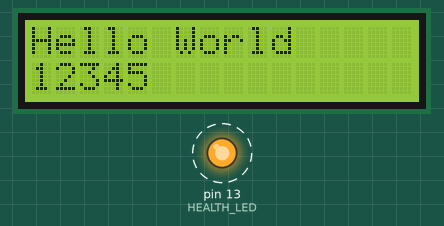
Simulated run of this sketch. Board: Arduino Uno, built with avr-gcc and run on an emulated ATmega328P. Shown: 16×2 character LCD, output pins drawn as LEDs (lit = HIGH). Dashed ring = blinking.

Above: at 0.1 s.
Timing chart, 0 to 130.0 s (numbered marks = the images above):
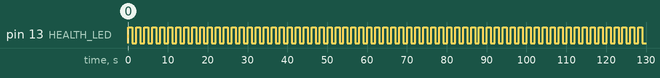

The sketch:

lcd_test.ino
```cpp
#include <LiquidCrystal.h>

#define HEALTH_LED 13

LiquidCrystal lcd(4,5,6,7,8,9);

void setup()
{
 pinMode(HEALTH_LED, OUTPUT);
 lcd.begin(16,2);
 lcd.clear();
}

void PrintStringToLCD(String strText, int xPos, int yPos)
{
  lcd.setCursor(yPos, xPos);
  lcd.print(strText);
}

void PrintIntToLCD(int nNum, int nPosX, int nPosY)
{
  lcd.setCursor(nPosY, nPosX);
  lcd.print(nNum);
}

void loop()
{
  PrintStringToLCD("Hello World", 0, 0);
  PrintIntToLCD(12345, 1, 0);

  int i = 0;
  for(i = 0; i < 5; i++)
  {
   digitalWrite(HEALTH_LED, HIGH);
   delay(1000);
   digitalWrite(HEALTH_LED, LOW);
   delay(1000);
  }
 }
```

Measured:
- by itself, pin 13 (HEALTH_LED): alternates HIGH for 1.0 s and LOW for 1.0 s
